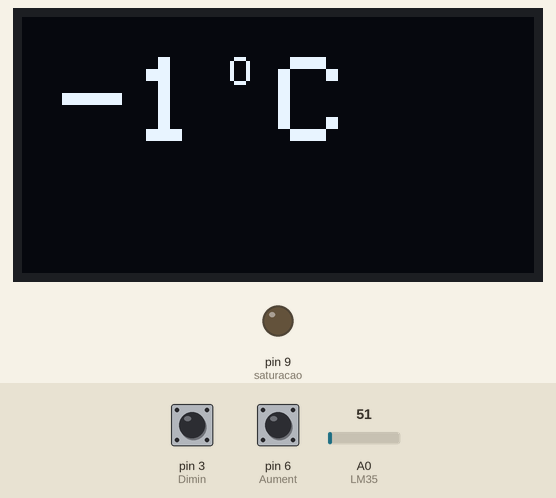
The sketch below on a simulated Arduino Uno, built with avr-gcc and run on an emulated ATmega328P. On the bench: 128×64 one-colour display, output pins drawn as LEDs (lit = HIGH). Inputs (shaded band) come from the test bench; at power-on: pin 3 (Dimin) HIGH, pin 6 (Aument) HIGH, A0 (LM35) = 51. EEPROM starts erased; what the sketch prints to the serial monitor is not drawn.

Above: at 1.2 s.
1.3 s: pin 3 (Dimin) pulled LOW for 3.2 s
At 4.9 s:
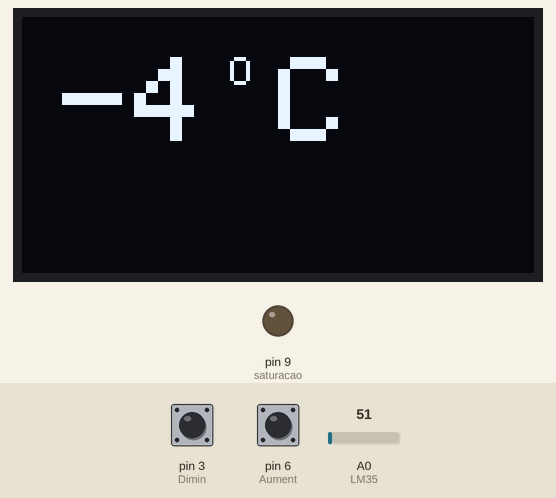
6.0 s: pin 3 (Dimin) pulled LOW for 1 s
At 7.1 s:
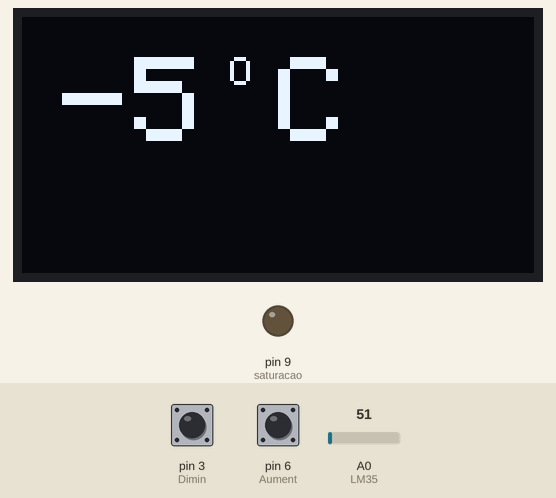
8.5 s: pin 6 (Aument) pulled LOW for 1 s
At 9.2 s:
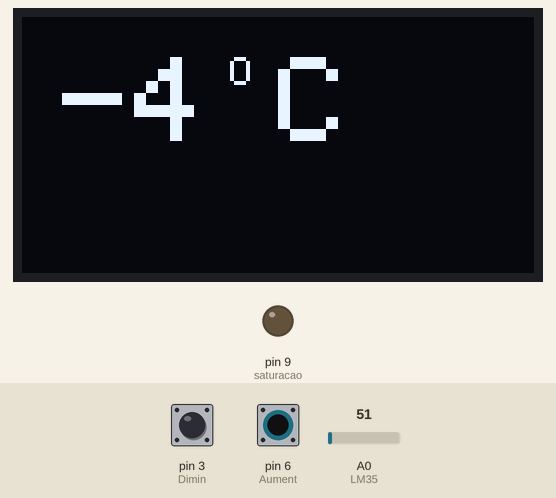
Timing chart, 0 to 11.5 s (numbered marks = the images above; inputs shaded):
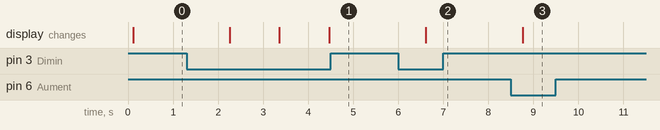

Measured:
- after the input at 1.3 s, the display: first changes after 0.95 s (image 1 shows a later state)
- after the input at 6.0 s, the display: changes after 0.61 s (image 2)
- after the input at 8.5 s, the display: changes after 0.26 s (image 3)

The sketch:

codigo_copo_if.ino
```cpp
#include <Wire.h>
#include <Adafruit_GFX.h>
#include <Adafruit_SSD1306.h>
#include <EEPROM.h>
Adafruit_SSD1306 display = Adafruit_SSD1306();

const int LM35 = A0;
float temperatura;
int setTemp = 0, Aument = 6, Dimin = 3, saturacao = 9, buttonState = 0, ganho = 5, pot = 0, media = 0;
int StAtual, ProximoSt;

//Estados
#define StAquecer 0
#define StAnalisar 1

void setup() {
  pinMode(Aument, INPUT_PULLUP);
  pinMode(saturacao, OUTPUT);
  pinMode(Dimin, INPUT_PULLUP);
  Serial.begin(9600);
  Wire.begin();
  display.clearDisplay();
  display.begin(SSD1306_SWITCHCAPVCC, 0x3C);
  display.setTextColor(WHITE);
  display.setTextSize(3);
   // Recupera o último valor de setTemp da EEPROM
  EEPROM.get(0, setTemp);
  Serial.print("Temperatura inicial restaurada da EEPROM: ");
  Serial.println(setTemp);
}

// Função para mostrar a tela
void mostraTela() {
  display.clearDisplay(); // Limpa antes de exibir
  display.setCursor(10, 10);
  if (StAtual == StAnalisar) {
    display.print(temperatura);
  } else if (StAtual == StAquecer) {
    display.print(setTemp);
  }
  display.setTextSize(1);
  display.print(" O ");
  display.setTextSize(3);
  display.print("C");
  display.display();
}

// Função para setar a temperatura
void SetarTemp() {
  bool mudou = false;

  // Para aumentar a temperatura
  buttonState = digitalRead(Aument);
  if (buttonState == LOW) {
    setTemp++;
    mudou = true;
    Serial.println("botao de aumentar apertado");
  }
  // Para diminuir a temperatura
  buttonState = digitalRead(Dimin);
  if (buttonState == LOW) {
    setTemp--;
    mudou = true;
    Serial.println("botao de diminuir apertado");
  }

  // Salva na EEPROM apenas se a temperatura foi alterada
  if (mudou) {
    EEPROM.put(0, setTemp);
    Serial.print("Temperatura salva na EEPROM: ");
    Serial.println(setTemp);
  }

  // Troca de estado se ambos os botões forem pressionados
  if (digitalRead(Aument) == LOW && digitalRead(Dimin) == LOW) {
    while (digitalRead(Aument) == LOW && digitalRead(Dimin) == LOW)
      ;
    ProximoSt = !ProximoSt;
  }

}
// Função para impor limite na temperatura e verificar se pode ou não ligar os resistores


void ligaResis() {

  pot = (setTemp - temperatura) * ganho;
  Serial.print("Potencia calculo: ");
  Serial.println(pot);

  if (pot >= 255) {
    analogWrite(saturacao, 255);
    Serial.print("Potencia no led: ");
    Serial.println('255');
  }

  if (pot > 0 && pot < 255) {
    analogWrite(saturacao, pot);
    Serial.print("Potencia no resistor: ");
    Serial.println(pot);
  }

  if (pot <= 0) {
    analogWrite(saturacao, 0);
    Serial.print("Potencia no resistor: ");
    Serial.println('0');
  }
}

void loop() {
  if (StAtual == StAquecer) {

    Serial.print("Temperatura: ");
    Serial.println(temperatura);

    ligaResis();
    SetarTemp();
    mostraTela();
    media = 0;
  for (int c = 0; c <= 50; c++) {
    media += (((analogRead(LM35) * 5.0) / 1023) / 0.01);

  }
  temperatura = media / 51;
  Serial.print("Temperatura: ");
    Serial.println(temperatura);
  }


  if (StAtual == StAnalisar) {
    mostraTela();
    SetarTemp();
    media = 0;
  for (int c = 0; c <= 50; c++) {
    media += (((analogRead(LM35) * 5.0) / 1023) / 0.01);

  }
  temperatura = media / 51;
  Serial.print("Temperatura: ");
  Serial.println(temperatura);

  }
  Serial.println(ProximoSt);
  delay(1000);

  StAtual = ProximoSt;
}
```
